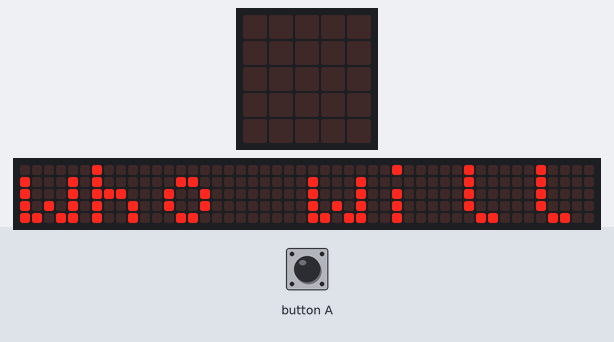
The program below on a simulated BBC micro:bit (MakeCode). On the bench: the board's 5×5 LED display, a strip that is not on the board, showing the scrolling text unrolled. The inputs (shaded band) are chosen by the test bench. Random numbers come from a fixed seed; the 48×5 strip is a reading aid, not a part: it shows the text the display is scrolling, unrolled, one strip-width of it at a time; the short countdown, score and lost-life animations are approximate.

Above: at 3.2 s.
At 12.9 s:
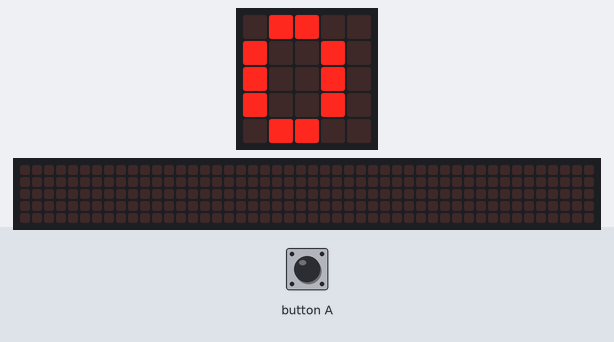
13.0 s: button A pressed for 0.15 s
At 13.7 s:
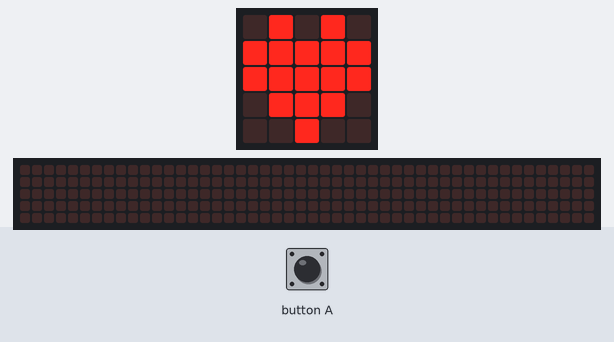
15.4 s: button A pressed for 0.15 s
At 17.87 s:
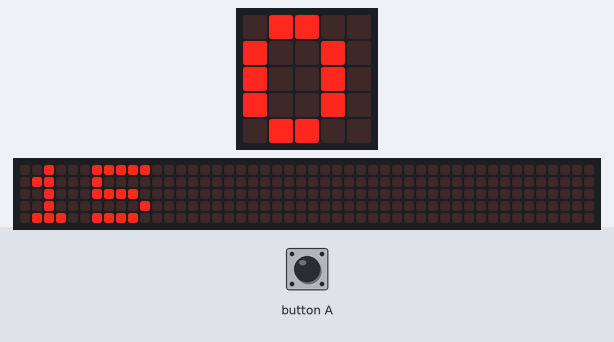
18.5 s: button A pressed for 0.15 s
At 24.4 s:
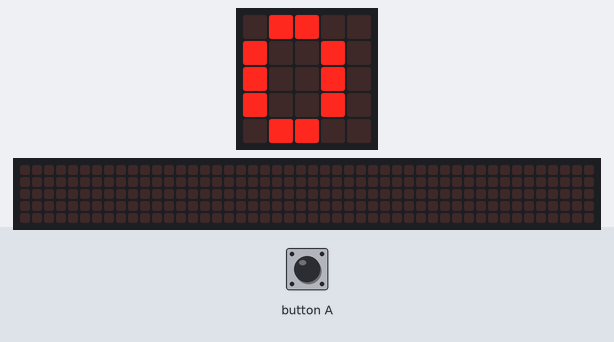

Measured:
- after the input at 13.0 s, the display: changes after 0.22 s (image 2)
- after the input at 15.4 s, the display: first changes after 0.87 s (image 3 shows a later state)
- what the display in image 0 shows lasts 0.6 s, from 3.2 s to 3.8 s

The program:

main.ts
```typescript
input.onButtonPressed(Button.A, function () {
    _1 = randint(1, 6)
    if (_1 == 1) {
        basic.showIcon(IconNames.Heart)
        game.addScore(-20)
    }
    if (_1 == 2) {
        basic.showIcon(IconNames.Heart)
        game.addScore(-10)
    }
    if (_1 == 3) {
        basic.showIcon(IconNames.Heart)
        game.addScore(-5)
    }
    if (_1 == 4) {
        basic.showIcon(IconNames.Heart)
        game.addScore(10)
    }
    if (_1 == 5) {
        basic.showIcon(IconNames.Heart)
        game.addScore(15)
    }
    if (_1 == 6) {
        basic.showIcon(IconNames.Heart)
        game.addScore(20)
    }
    if (game.score() > 60) {
        game.gameOver()
    }
})
let _1 = 0
basic.showString("who will pay")
basic.forever(function () {
    basic.showNumber(game.score())
})
```

test.ts
```typescript
// 在這裡測試；當此封包作為擴充功能時，將不會編譯此內容。
```
